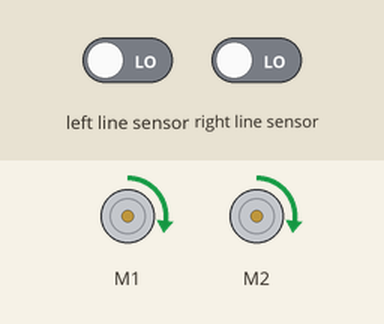
Simulated run of this program. Board: BBC micro:bit (MakeCode). On the bench: 2 × DC motor (green arrow = forward, orange = backward, longer = faster). The inputs (shaded band) are chosen by the test bench; at power-on: right line sensor LOW, left line sensor LOW.

Above: at 1.2 s.
1.3 s: right line sensor driven HIGH
At 1.6 s:
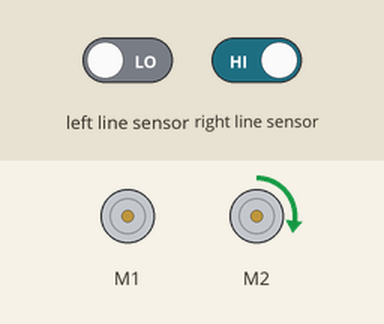
2.8 s: right line sensor driven LOW
At 4.0 s:
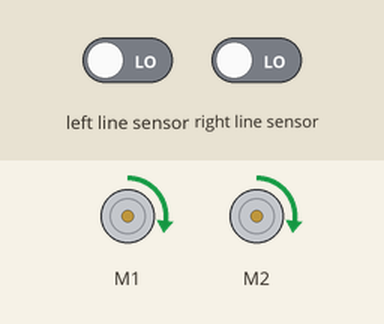
Timing chart, 0 to 5.8 s (numbered marks = the images above; inputs shaded):
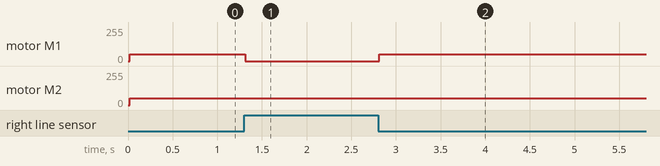

Measured:
- after the input at 1.3 s, motor M1: forward 50/255 → stopped at once
- after the input at 2.8 s, motor M1: stopped → forward 50/255 at once

The program:

main.ts
```typescript
basic.forever(function () {
    if (maqueen.readPatrol(maqueen.Patrol.PatrolLeft) == 0 && maqueen.readPatrol(maqueen.Patrol.PatrolRight) == 0) {
        maqueen.motorRun(maqueen.Motors.All, maqueen.Dir.CW, 50)
    } else {
        if (maqueen.readPatrol(maqueen.Patrol.PatrolLeft) == 0 && maqueen.readPatrol(maqueen.Patrol.PatrolRight) == 1) {
            maqueen.motorRun(maqueen.Motors.M2, maqueen.Dir.CW, 50)
            maqueen.motorStop(maqueen.Motors.M1)
            if (maqueen.readPatrol(maqueen.Patrol.PatrolLeft) == 1 && maqueen.readPatrol(maqueen.Patrol.PatrolRight) == 1) {
                maqueen.motorRun(maqueen.Motors.All, maqueen.Dir.CCW, 25)
            } else {
                if (maqueen.readPatrol(maqueen.Patrol.PatrolLeft) == 1 && maqueen.readPatrol(maqueen.Patrol.PatrolRight) == 1) {
                    maqueen.motorRun(maqueen.Motors.M2, maqueen.Dir.CW, 50)
                    maqueen.motorStop(maqueen.Motors.M2)
                    if (maqueen.readPatrol(maqueen.Patrol.PatrolLeft) == 1 && maqueen.readPatrol(maqueen.Patrol.PatrolRight) == 1) {
                        maqueen.motorRun(maqueen.Motors.All, maqueen.Dir.CCW, 25)
                    }
                }
            }
        }
    }
})
```

test.ts
```typescript
// aquí va el archivo "tests"; esto no se compilará cuando este paquete se utilice como una extensión.
```
